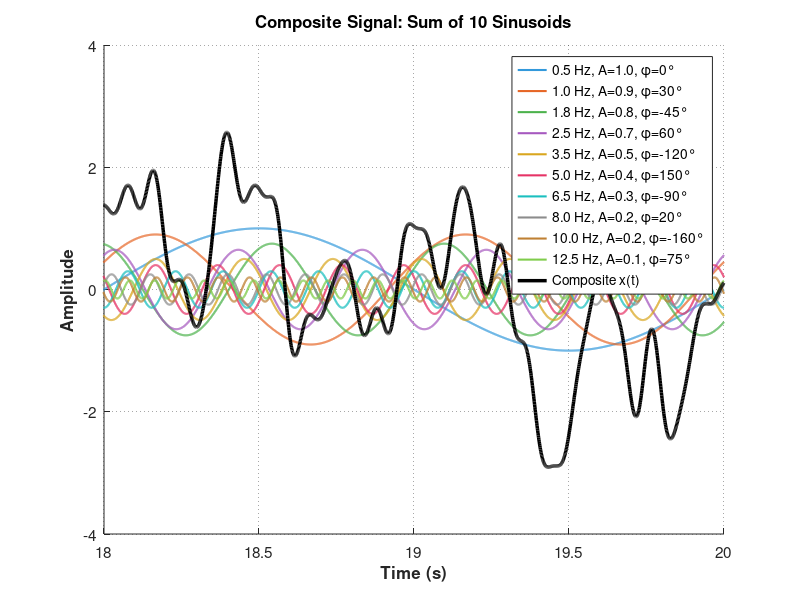
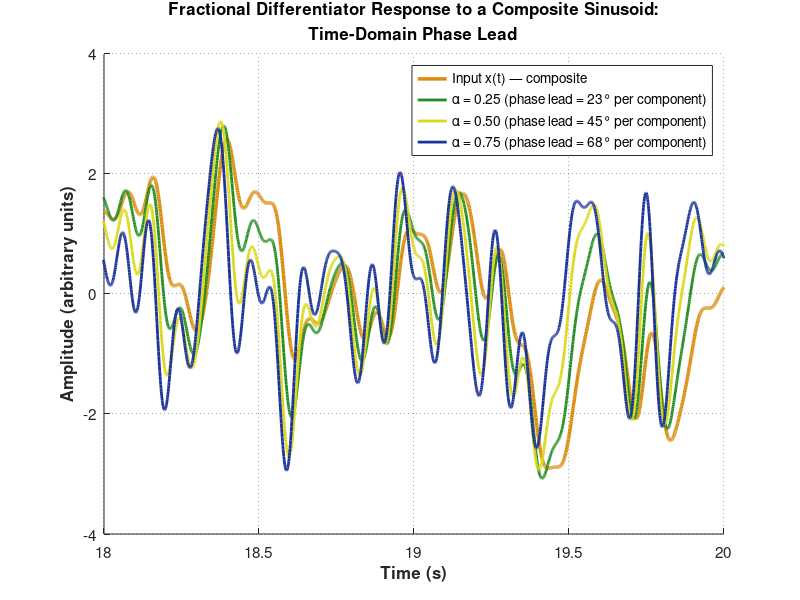

Recreate these plots in MATLAB, in order.
% Fractional Differentiator Response to a Composite Sinusoid
% Combines 5 sinusoids with different frequencies, amplitudes, and phases,
% then applies fractional differentiation at several alpha values.
%
% The fractional derivative of A*sin(omega*t + phi) is:
%   A * omega^alpha * sin(omega*t + phi + alpha*pi/2)
%
% By linearity, the fractional derivative of a sum of sinusoids is the
% sum of the fractional derivatives of each component.
clear; clc;

%% ── Parameters ──────────────────────────────────────────────────────────

t = linspace(0, 20, 20000);  % Time vector (0 to 20 seconds, fine resolution)

% Component sinusoids: [frequency_Hz, amplitude, phase_deg]
%   Ten components spanning a range of frequencies and phases
components = [
    0.5,  1.00,    0;    % 0.5 Hz, A=1.00, no phase shift
    1.0,  0.90,   30;    % 1.0 Hz, A=0.90, 30° phase
    1.8,  0.75,  -45;    % 1.8 Hz, A=0.75, -45° phase
    2.5,  0.65,   60;    % 2.5 Hz, A=0.65, 60° phase
    3.5,  0.50, -120;    % 3.5 Hz, A=0.50, -120° phase
    5.0,  0.40,  150;    % 5.0 Hz, A=0.40, 150° phase
    6.5,  0.30,  -90;    % 6.5 Hz, A=0.30, -90° phase
    8.0,  0.25,   20;    % 8.0 Hz, A=0.25, 20° phase
   10.0,  0.20, -160;    % 10.0 Hz, A=0.20, -160° phase
   12.5,  0.15,   75;    % 12.5 Hz, A=0.15, 75° phase
];

n_components = size(components, 1);
freqs_hz   = components(:, 1);
amps       = components(:, 2);
phases_deg = components(:, 3);

omegas     = 2 * pi * freqs_hz;       % Angular frequencies
phases_rad = deg2rad(phases_deg);      % Phases in radians

% Fractional differentiation orders
alphas = [0.25, 0.50, 0.75];

%% ── Build the composite input signal ────────────────────────────────────

x_input = zeros(size(t));
for k = 1:n_components
    x_input = x_input + amps(k) * sin(omegas(k) * t + phases_rad(k));
end

%% ── Compute fractional derivatives ──────────────────────────────────────
% For each alpha, apply the fractional derivative to each component and sum.

fractional_outputs = zeros(length(alphas), length(t));
for j = 1:length(alphas)
    alpha = alphas(j);
    y = zeros(size(t));
    for k = 1:n_components
        A_frac = amps(k) * omegas(k)^alpha;        % Amplitude scaling
        phi_frac = phases_rad(k) + alpha * pi / 2;  % Phase lead
        y = y + A_frac * sin(omegas(k) * t + phi_frac);
    end
    fractional_outputs(j, :) = y;
end

% Normalize each output to match the input's peak amplitude
input_peak = max(abs(x_input));
for j = 1:length(alphas)
    output_peak = max(abs(fractional_outputs(j, :)));
    fractional_outputs(j, :) = fractional_outputs(j, :) * (input_peak / output_peak);
end

%% ── Figure 1: Component sinusoids ───────────────────────────────────────

comp_colors = [
    0.20, 0.60, 0.86;   % blue
    0.90, 0.40, 0.15;   % orange
    0.30, 0.70, 0.30;   % green
    0.65, 0.35, 0.75;   % purple
    0.85, 0.65, 0.12;   % gold
    0.90, 0.20, 0.40;   % crimson
    0.10, 0.75, 0.75;   % teal
    0.55, 0.55, 0.55;   % grey
    0.75, 0.50, 0.20;   % brown
    0.50, 0.80, 0.30;   % lime
];

figure('Color', 'white', 'Position', [50, 450, 667, 400]);
hold on; grid on;
for k = 1:n_components
    comp_signal = amps(k) * sin(omegas(k) * t + phases_rad(k));
    label = sprintf('%.1f Hz, A=%.1f, \\phi=%d°', freqs_hz(k), amps(k), round(phases_deg(k)));
    plot(t, comp_signal, 'Color', comp_colors(k,:), 'LineWidth', 1.5, 'DisplayName', label);
end
plot(t, x_input, 'k-', 'LineWidth', 2.5, 'DisplayName', 'Composite x(t)');

xlabel('Time (s)', 'FontSize', 16, 'FontWeight', 'bold');
ylabel('Amplitude', 'FontSize', 16, 'FontWeight', 'bold');
title('Composite Signal: Sum of 10 Sinusoids', 'FontSize', 14);
legend('Location', 'northeast', 'FontSize', 10);
xlim([18, 20]);
set(gca, 'GridLineStyle', ':', 'GridAlpha', 0.4, 'FontSize', 11);

%% ── Figure 2: Fractional derivatives of the composite signal ────────────

% Colors matching the original fractional_differentiator_sinusoid.m style
frac_colors = [
    0.13, 0.55, 0.13;   % green       (alpha = 0.25)
    0.85, 0.85, 0.10;   % yellow      (alpha = 0.50)
    0.10, 0.20, 0.60;   % dark blue   (alpha = 0.75)
];

% Input signal color (orange)
input_color = [0.85, 0.55, 0.05];

figure('Color', 'white', 'Position', [50, 50, 667, 550]);
hold on; grid on;

% Plot the composite input signal
plot(t, x_input, 'Color', input_color, 'LineWidth', 2.5, ...
    'DisplayName', 'Input x(t) — composite');

% Plot fractional derivative responses
for j = 1:length(alphas)
    alpha = alphas(j);
    phase_lead_deg = alpha * 90;
    label = sprintf('\\alpha = %.2f (phase lead = %d° per component)', ...
        alpha, round(phase_lead_deg));
    plot(t, fractional_outputs(j,:), '-', 'Color', frac_colors(j,:), ...
        'LineWidth', 2.0, 'DisplayName', label);
end

% Formatting
xlabel('Time (s)', 'FontSize', 18, 'FontWeight', 'bold');
ylabel('Amplitude (arbitrary units)', 'FontSize', 18, 'FontWeight', 'bold');
title({'Fractional Differentiator Response to a Composite Sinusoid:', ...
       'Time-Domain Phase Lead'}, 'FontSize', 14);
legend('Location', 'northeast', 'FontSize', 10);
xlim([18, 20]);
set(gca, 'GridLineStyle', ':', 'GridAlpha', 0.4, 'FontSize', 11);

%% ── Print component summary to console ──────────────────────────────────

fprintf('\n=== Composite Sinusoid Components ===\n\n');
fprintf('  %-4s  %-10s  %-10s  %-10s\n', '#', 'Freq (Hz)', 'Amplitude', 'Phase (°)');
fprintf('  %-4s  %-10s  %-10s  %-10s\n', '---', '--------', '---------', '---------');
for k = 1:n_components
    fprintf('  %-4d  %-10.1f  %-10.2f  %-10.0f\n', ...
        k, freqs_hz(k), amps(k), phases_deg(k));
end
fprintf('\n  x(t) = ');
for k = 1:n_components
    if k > 1
        fprintf('       + ');
    end
    fprintf('%.1f·sin(2π·%.1f·t + %d°)', amps(k), freqs_hz(k), round(phases_deg(k)));
    if k < n_components
        fprintf('\n');
    end
end
fprintf('\n\n');

fprintf('=== Fractional Derivative Orders ===\n\n');
for j = 1:length(alphas)
    fprintf('  alpha = %.2f → per-component phase lead = %d°\n', ...
        alphas(j), round(alphas(j) * 90));
end
fprintf('\n');
